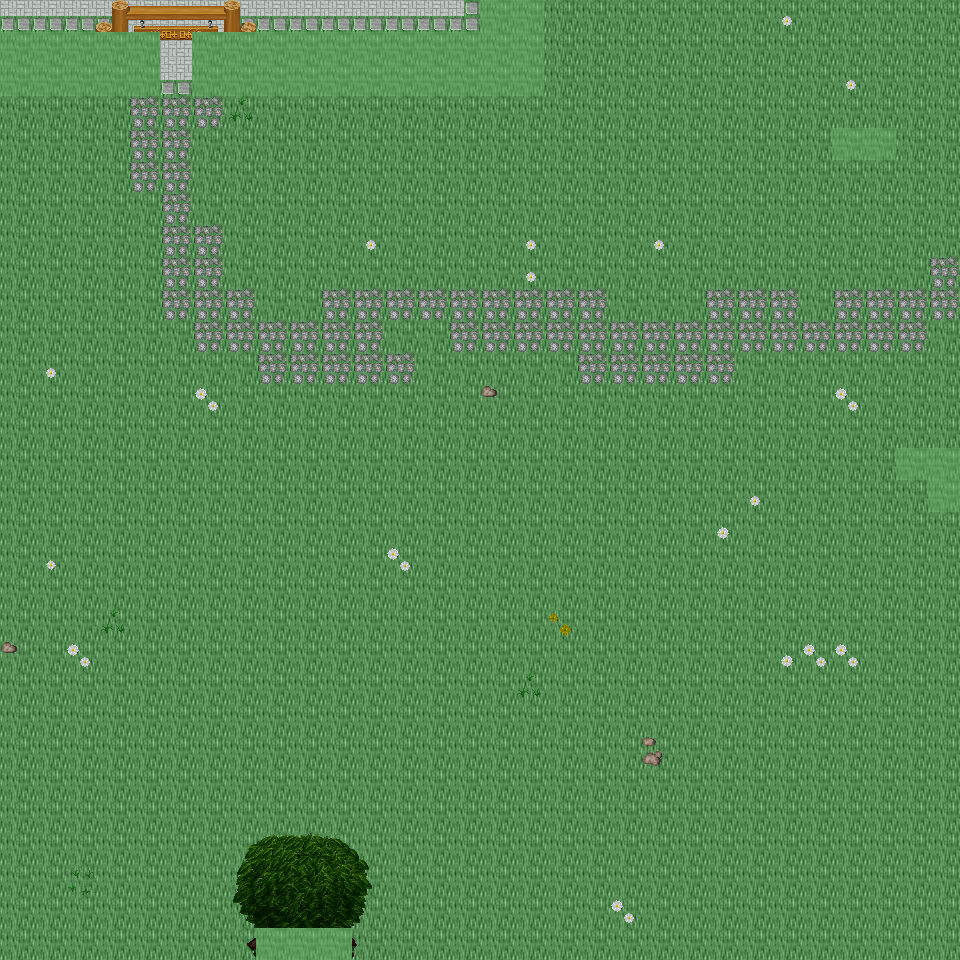

A level layout from a 2D game, rendered from its tile map. Below: a short description, then the map file with tile-grid data replaced by summaries:
An orthogonal 30x30 tile map with 32x32 px tiles, 6 tile layers (Ground, Object, Object2, Above, ...), 35 tilesets and 8 objects (8x mapExit).

<map version="1.0" orientation="orthogonal" renderorder="right-down" width="30" height="30" tilewidth="32" tileheight="32" nextobjectid="9">
  <tileset firstgid="1" name="tileset_ground_ground" tilewidth="32" tileheight="32" tilecount="33" columns="3">
    <image source="../drawable/tileset_ground_ground.png" width="96" height="352" />
  </tileset>
  <tileset firstgid="34" name="tileset_ground_ice_ice" tilewidth="32" tileheight="32" tilecount="3" columns="3">
    <image source="../drawable/tileset_ground_ice_ice.png" width="96" height="32" />
  </tileset>
  <tileset firstgid="37" name="tileset_plant_flower_daisy_white" tilewidth="32" tileheight="32" tilecount="8" columns="2">
    <image source="../drawable/tileset_plant_flower_daisy_white.png" width="64" height="128" />
  </tileset>
  <tileset firstgid="45" name="tileset_ground_rock_pebbles" tilewidth="32" tileheight="32" tilecount="3" columns="1">
    <image source="../drawable/tileset_ground_rock_pebbles.png" width="32" height="96" />
  </tileset>
  <tileset firstgid="48" name="tileset_plant_grasses" tilewidth="32" tileheight="32" tilecount="6" columns="3">
    <image source="../drawable/tileset_plant_grasses.png" width="96" height="64" />
  </tileset>
  <tileset firstgid="54" name="tileset_plant_leaves" tilewidth="32" tileheight="32" tilecount="8" columns="4">
    <image source="../drawable/tileset_plant_leaves.png" width="128" height="64" />
  </tileset>
  <tileset firstgid="62" name="tileset_ground_grass_edges" tilewidth="32" tileheight="32" tilecount="36" columns="12">
    <image source="../drawable/tileset_ground_grass_edges.png" width="384" height="96" />
  </tileset>
  <tileset firstgid="98" name="tileset_plant_flower_daisy_yellow" tilewidth="32" tileheight="32" tilecount="8" columns="2">
    <image source="../drawable/tileset_plant_flower_daisy_yellow.png" width="64" height="128" />
  </tileset>
  <tileset firstgid="106" name="tileset_plant_bush_bushes" tilewidth="32" tileheight="32" tilecount="10" columns="5">
    <image source="../drawable/tileset_plant_bush_bushes.png" width="160" height="64" />
  </tileset>
  <tileset firstgid="116" name="tileset_plant_stump_stump_brown" tilewidth="32" tileheight="32" tilecount="4" columns="2">
    <image source="../drawable/tileset_plant_stump_stump_brown.png" width="64" height="64" />
  </tileset>
  <tileset firstgid="120" name="tileset_plant_stump_stump_green" tilewidth="32" tileheight="32" tilecount="4" columns="2">
    <image source="../drawable/tileset_plant_stump_stump_green.png" width="64" height="64" />
  </tileset>
  <tileset firstgid="124" name="tileset_item_pot_pot_golden" tilewidth="32" tileheight="32" tilecount="4" columns="4">
    <image source="../drawable/tileset_item_pot_pot_golden.png" width="128" height="32" />
  </tileset>
  <tileset firstgid="128" name="tileset_plant_tree_tree_darkgreen" tilewidth="32" tileheight="32" tilecount="88" columns="8">
    <image source="../drawable/tileset_plant_tree_tree_darkgreen.png" width="256" height="352" />
  </tileset>
  <tileset firstgid="216" name="tileset_plant_flower_daisy_blue" tilewidth="32" tileheight="32" tilecount="8" columns="2">
    <image source="../drawable/tileset_plant_flower_daisy_blue.png" width="64" height="128" />
  </tileset>
  <tileset firstgid="224" name="tileset_ground_water_water_bubbles" tilewidth="32" tileheight="32" tilecount="32" columns="8">
    <image source="../drawable/tileset_ground_water_water_bubbles.png" width="256" height="128" />
  </tileset>
  <tileset firstgid="256" name="tileset_ground_water_pool" tilewidth="32" tileheight="32" tilecount="72" columns="3">
    <image source="../drawable/tileset_ground_water_pool.png" width="96" height="768" />
  </tileset>
  <tileset firstgid="328" name="tileset_building_castle" tilewidth="32" tileheight="32" tilecount="320" columns="20">
    <image source="../drawable/tileset_building_castle.png" width="640" height="512" />
  </tileset>
  <tileset firstgid="648" name="tileset_ground_cobbled_paving" tilewidth="32" tileheight="32" tilecount="1" columns="1">
    <image source="../drawable/tileset_ground_cobbled_paving.png" width="32" height="32" />
  </tileset>
  <tileset firstgid="649" name="tileset_ground_grass_corners" tilewidth="32" tileheight="32" tilecount="24" columns="6">
    <image source="../drawable/tileset_ground_grass_corners.png" width="192" height="128" />
  </tileset>
  <tileset firstgid="673" name="tileset_building_fence_fence_chunky" tilewidth="32" tileheight="32" tilecount="21" columns="3">
    <image source="../drawable/tileset_building_fence_fence_chunky.png" width="96" height="224" />
  </tileset>
  <tileset firstgid="694" name="tileset_item_sign_large" tilewidth="32" tileheight="32" tilecount="15" columns="5">
    <image source="../drawable/tileset_item_sign_large.png" width="160" height="96" />
  </tileset>
  <tileset firstgid="709" name="tileset_building_decoration_fancy_gate" tilewidth="32" tileheight="32" tilecount="12" columns="3">
    <image source="../drawable/tileset_building_decoration_fancy_gate.png" width="96" height="128" />
  </tileset>
  <tileset firstgid="721" name="tileset_logic_creature_rodent" tilewidth="32" tileheight="32" tilecount="8" columns="8">
    <image source="../drawable/tileset_logic_creature_rodent.png" width="256" height="32" />
  </tileset>
  <tileset firstgid="729" name="tileset_logic_creature_animal" tilewidth="32" tileheight="32" tilecount="32" columns="8">
    <image source="../drawable/tileset_logic_creature_animal.png" width="256" height="128" />
  </tileset>
  <tileset firstgid="761" name="tileset_logic_item_mushroom" tilewidth="32" tileheight="32" tilecount="6" columns="6">
    <image source="../drawable/tileset_logic_item_mushroom.png" width="192" height="32" />
  </tileset>
  <tileset firstgid="767" name="tileset_logic_item_sheepfood" tilewidth="32" tileheight="32" tilecount="1" columns="1">
    <image source="../drawable/tileset_logic_item_sheepfood.png" width="32" height="32" />
  </tileset>
  <tileset firstgid="768" name="tileset_logic_collision" tilewidth="32" tileheight="32" tilecount="1" columns="1">
    <image source="../drawable/tileset_logic_collision.png" width="32" height="32" />
  </tileset>
  <tileset firstgid="769" name="tileset_logic_protection" tilewidth="32" tileheight="32" tilecount="2" columns="2">
    <image source="../drawable/tileset_logic_protection.png" width="64" height="32" />
  </tileset>
  <tileset firstgid="771" name="tileset_ground_green_paving" tilewidth="32" tileheight="32" tilecount="18" columns="3">
    <image source="../drawable/tileset_ground_green_paving.png" width="96" height="192" />
  </tileset>
  <tileset firstgid="789" name="tileset_item_hen_nest" tilewidth="32" tileheight="32" tilecount="1" columns="1">
    <image source="../drawable/tileset_item_hen_nest.png" width="32" height="32" />
  </tileset>
  <tileset firstgid="790" name="tileset_logic_item_dairy" tilewidth="32" tileheight="32" tilecount="1" columns="1">
    <image source="../drawable/tileset_logic_item_dairy.png" width="32" height="32" />
  </tileset>
  <tileset firstgid="791" name="tileset_light_door_light_ew" tilewidth="32" tileheight="32" tilecount="18" columns="6">
    <image source="../drawable/tileset_light_door_light_ew.png" width="192" height="96" />
  </tileset>
  <tileset firstgid="809" name="tileset_building_barnyard" tilewidth="32" tileheight="32" tilecount="200" columns="8">
    <image source="../drawable/tileset_building_barnyard.png" width="256" height="800" />
  </tileset>
  <tileset firstgid="1009" name="tileset_logic_creature_reptile" tilewidth="32" tileheight="32" tilecount="7" columns="7">
    <image source="../drawable/tileset_logic_creature_reptile.png" width="224" height="32" />
  </tileset>
  <tileset firstgid="1016" name="tileset_logic_creature_fowl" tilewidth="32" tileheight="32" tilecount="6" columns="6">
    <image source="../drawable/tileset_logic_creature_fowl.png" width="192" height="32" />
  </tileset>
  <layer name="Ground" width="30" height="30">
    <data>[900 cells, 900 non-empty, 1 distinct tile ids]</data>
  </layer>
  <layer name="Object" width="30" height="30">
    <data>[900 cells, 117 non-empty, 19 distinct tile ids]</data>
  </layer>
  <layer name="Object2" width="30" height="30">
    <data>[900 cells, 34 non-empty, 11 distinct tile ids]</data>
  </layer>
  <layer name="Above" width="30" height="30">
    <data>[900 cells, 28 non-empty, 27 distinct tile ids]</data>
  </layer>
  <layer name="Above2" width="30" height="30">
    <data>[900 cells, 0 non-empty, 0 distinct tile ids]</data>
  </layer>
  <layer name="Walkable" width="30" height="30">
    <data>[900 cells, 42 non-empty, 1 distinct tile ids]</data>
  </layer>
  <objectgroup name="MapEvents">
    <object id="1" name="north" type="mapExit" x="0" y="0" width="480" height="32">
      <properties>
        <property name="map" value="level_0_x105_y42" />
        <property name="x" value="0" />
        <property name="y" value="28" />
      </properties>
    </object>
    <object id="2" name="north2" type="mapExit" x="544" y="0" width="416" height="32">
      <properties>
        <property name="map" value="level_0_x105_y42" />
        <property name="x" value="17" />
        <property name="y" value="28" />
      </properties>
    </object>
    <object id="3" name="south" type="mapExit" x="0" y="928" width="256" height="32">
      <properties>
        <property name="map" value="level_0_x105_y44" />
        <property name="x" value="0" />
        <property name="y" value="1" />
      </properties>
    </object>
    <object id="4" name="south2" type="mapExit" x="352" y="928" width="608" height="32">
      <properties>
        <property name="map" value="level_0_x105_y44" />
        <property name="x" value="11" />
        <property name="y" value="1" />
      </properties>
    </object>
    <object id="5" name="west" type="mapExit" x="0" y="0" width="32" height="32">
      <properties>
        <property name="map" value="level_0_x104_y43" />
        <property name="x" value="28" />
        <property name="y" value="0" />
      </properties>
    </object>
    <object id="6" name="west2" type="mapExit" x="0" y="96" width="32" height="864">
      <properties>
        <property name="map" value="level_0_x104_y43" />
        <property name="x" value="28" />
        <property name="y" value="3" />
      </properties>
    </object>
    <object id="7" name="east" type="mapExit" x="928" y="0" width="32" height="448">
      <properties>
        <property name="map" value="level_0_x106_y43" />
        <property name="x" value="1" />
        <property name="y" value="0" />
      </properties>
    </object>
    <object id="8" name="east2" type="mapExit" x="928" y="512" width="32" height="448">
      <properties>
        <property name="map" value="level_0_x106_y43" />
        <property name="x" value="1" />
        <property name="y" value="16" />
      </properties>
    </object>
  </objectgroup>
</map>
